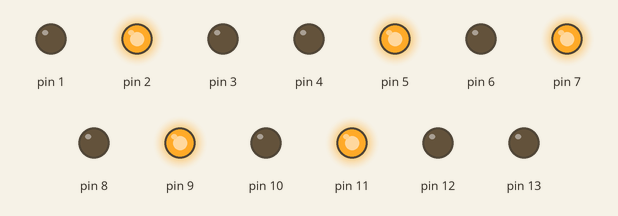
Recording of a sketch running on a simulated Arduino Uno, built with avr-gcc and run on an emulated ATmega328P. Shown: output pins drawn as LEDs (lit = HIGH).

Above: at 0.5 s.
At 3.5 s:
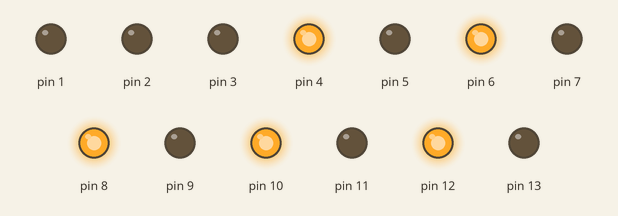
Timing chart, 0 to 4.6 s (numbered marks = the images above):
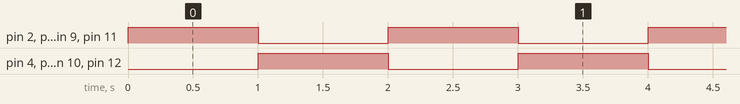

The sketch:

une_led_sur_deux.ino
```cpp
void setup()
{
int i;
for(i=1;i<=13;i++)
{pinMode(i,OUTPUT);
digitalWrite(i,LOW);
}}
void loop()
  {digitalWrite(2,HIGH);
  digitalWrite(5,HIGH);
  digitalWrite(7,HIGH);
  digitalWrite(9,HIGH);
  digitalWrite(11,HIGH);
  digitalWrite(4,LOW);
  digitalWrite(6,LOW);
  digitalWrite(8,LOW);
  digitalWrite(10,LOW);
  digitalWrite(12,LOW);
  delay(1000);
  digitalWrite(4,HIGH);
  digitalWrite(6,HIGH);
  digitalWrite(8,HIGH);
  digitalWrite(10,HIGH);
  digitalWrite(12,HIGH);
  digitalWrite(2,LOW);
  digitalWrite(5,LOW);
  digitalWrite(7,LOW);
  digitalWrite(9,LOW);
  digitalWrite(11,LOW);
  delay(1000);


}
```

Measured:
- by itself, pin 2, pin 4–12: alternates HIGH for 1.0 s and LOW for 1.0 s
